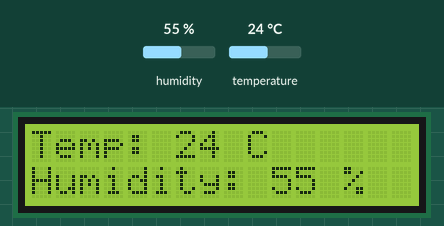
The sketch below on a simulated STM32 Blue Pill. Shown: 16×2 character LCD. The inputs (shaded band) are chosen by the test bench; at power-on: humidity 55 %, temperature 24 °C. What the sketch prints to the serial monitor is not drawn.

Above: at 3.2 s.
3.3 s: humidity set to 22 %
At 5.7 s:
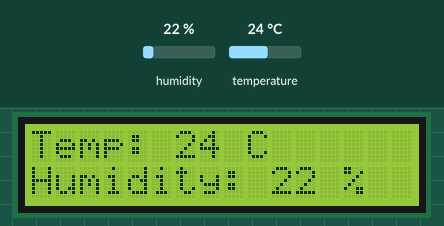
6.6 s: temperature set to 12 °C
At 8.2 s:
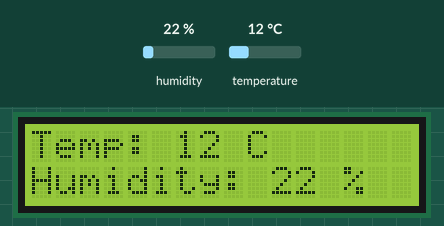
9.9 s: humidity set to 40 %
At 14.0 s:
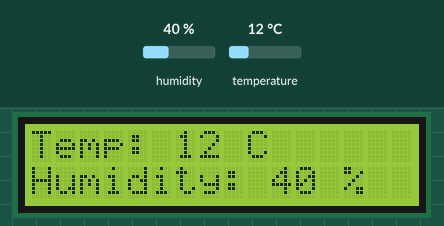
14.3 s: temperature set to 19 °C
At 16.6 s:
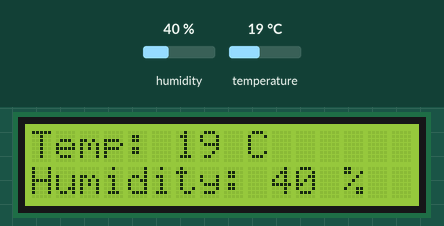
Timing chart, 0 to 18.1 s (numbered marks = the images above; inputs shaded):
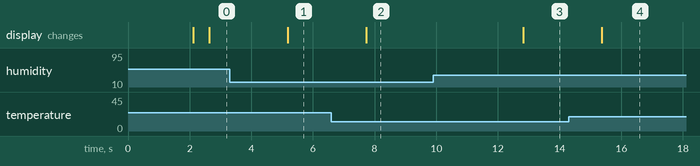

Measured:
- after the input at 3.3 s, the display: changes after 1.9 s (image 1)
- after the input at 6.6 s, the display: changes after 1.1 s (image 2)
- after the input at 9.9 s, the display: changes after 2.9 s (image 3)
- after the input at 14.3 s, the display: changes after 1.1 s (image 4)

The sketch:

LCD_DHT.ino
```cpp
#include <Wire.h>
#include <LiquidCrystal_I2C.h>
#include <DHT11.h>

DHT11 dht11(PB9); // DHT11 sensor connected to pin PB9
LiquidCrystal_I2C lcd(0x27,16,2); // Set the LCD address to 0x27 for a 16 chars and 2 line display

void setup() {
  Serial.begin(9600);

  // Initialize the LCD
  lcd.init();
  lcd.backlight();

  lcd.setCursor(0,0);
  lcd.print("DHT11 Sensor");
  lcd.setCursor(0,1);
  lcd.print("Initializing...");
  delay(2000); // Pause for 2 seconds before starting the main loop
  lcd.clear();
}

void loop() {
  int temperature = 0;
  int humidity = 0;

  // Attempt to read the temperature and humidity values from the DHT11 sensor
  int result = dht11.readTemperatureHumidity(temperature, humidity);

  if (result == 0) {
    // Successfully read from DHT11, display temperature and humidity
    lcd.setCursor(0,0);
    lcd.print("Temp: ");
    lcd.print(temperature);
    lcd.print(" C");

    lcd.setCursor(0,1);
    lcd.print("Humidity: ");
    lcd.print(humidity);
    lcd.print(" %");

    // For debugging in Serial Monitor
    Serial.print("Temperature: ");
    Serial.print(temperature);
    Serial.print(" C, Humidity: ");
    Serial.print(humidity);
    Serial.println(" %");
  } else {
    // Print error message based on the error code
    lcd.clear();
    lcd.print("Error: ");
    lcd.print(DHT11::getErrorString(result));

    // For debugging in Serial Monitor
    Serial.print("Error: ");
    Serial.println(DHT11::getErrorString(result));
  }

  delay(2000); // Wait for 2 seconds before the next reading
}
```
